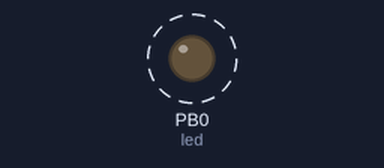
The program below on a simulated ATmega16, built with avr-gcc and emulated at 14.7456 MHz. Parts: output pins drawn as LEDs (lit = HIGH). Dashed ring = blinking.

Above: at 0.2 s.
Timing chart, 0 to 3.0 s (numbered marks = the images above):
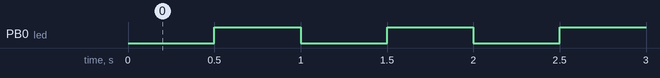

Measured:
- by itself, PB0 (led): alternates HIGH for 0.50 s and LOW for 0.50 s

The program:

main.c
```c
/*
 * Assignment1.c
 *
 * Created: 10/03/2025 15:21:05
 * Author : lican
 */

#define F_CPU 14745600UL

#include <avr/io.h>
#include <avr/interrupt.h>
#include <util/delay.h>
#include "./Timer-Header/timer.h"

void led_init()
{
	DDRB |= (1 << PB0); // setup led (output)
	PORTB &= ~(1 << PB0); //initially off
}
void led_toggle()
{
	PORTB ^= (1 << PB0);
}

int main(void)
{
	led_init();
	timer_init();
    while (1)
    {
		if((TIFR & (1 << OCF1A)) != 0) // compare match on channel 1 has occurred
		{
			led_toggle();
			TIFR |= (1 << OCF1A);
		}
    }
}
```

timer.c
```c
/*
 * timer.c
 *
 * Created: 10/08/2025 15:22:31
 *  Author: lican
 */
#define F_CPU 14745600UL
#define COMPARE_VALUE 0x7080


#include <avr/io.h>
#include <avr/interrupt.h>
#include <util/delay.h>

void timer_init()
{
	unsigned int value = COMPARE_VALUE;
	OCR1AH = (value >> 8) & 0xFF; // setting the value of the comparator
	OCR1AL = value & 0xFF;

	TCCR1B |= (1 << WGM12) | (1 << CS12); // CTC mode + prescalar 256 (CS12=1 CS11=0 CS10=0)
	TCCR1A &= ~(1 << WGM11) & ~(1 << WGM10); // CTC mode
}
```

timer.h
```c
/*
 * timer.h
 *
 * Created: 10/08/2025 15:21:33
 *  Author: lican
 */
void timer_init();
```
